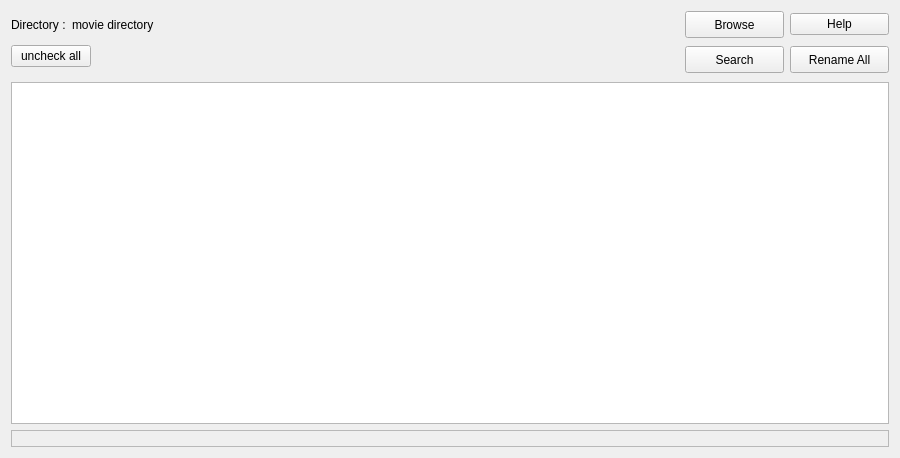
<?xml version="1.0" encoding="UTF-8"?>
<ui version="4.0">
 <class>MainWindow</class>
 <widget class="QMainWindow" name="MainWindow">
  <property name="geometry">
   <rect>
    <x>0</x>
    <y>0</y>
    <width>900</width>
    <height>458</height>
   </rect>
  </property>
  <property name="sizePolicy">
   <sizepolicy hsizetype="Expanding" vsizetype="Expanding">
    <horstretch>0</horstretch>
    <verstretch>0</verstretch>
   </sizepolicy>
  </property>
  <property name="minimumSize">
   <size>
    <width>900</width>
    <height>350</height>
   </size>
  </property>
  <property name="windowTitle">
   <string>Rename with Imdb v1.2</string>
  </property>
  <widget class="QWidget" name="centralWidget">
   <layout class="QGridLayout" name="gridLayout_2">
    <item row="0" column="0">
     <layout class="QHBoxLayout" name="horizontalLayout_3">
      <item>
       <layout class="QVBoxLayout" name="verticalLayout">
        <item>
         <layout class="QHBoxLayout" name="horizontalLayout">
          <item>
           <widget class="QLabel" name="label">
            <property name="sizePolicy">
             <sizepolicy hsizetype="Fixed" vsizetype="Fixed">
              <horstretch>0</horstretch>
              <verstretch>0</verstretch>
             </sizepolicy>
            </property>
            <property name="text">
             <string>Directory :</string>
            </property>
           </widget>
          </item>
          <item>
           <widget class="QLabel" name="labelDir">
            <property name="sizePolicy">
             <sizepolicy hsizetype="Expanding" vsizetype="Fixed">
              <horstretch>0</horstretch>
              <verstretch>0</verstretch>
             </sizepolicy>
            </property>
            <property name="text">
             <string>movie directory</string>
            </property>
           </widget>
          </item>
         </layout>
        </item>
        <item>
         <layout class="QHBoxLayout" name="horizontalLayout_2">
          <item>
           <widget class="QPushButton" name="pushButtonCheck">
            <property name="sizePolicy">
             <sizepolicy hsizetype="Fixed" vsizetype="Fixed">
              <horstretch>0</horstretch>
              <verstretch>0</verstretch>
             </sizepolicy>
            </property>
            <property name="text">
             <string>uncheck all</string>
            </property>
           </widget>
          </item>
          <item>
           <spacer name="horizontalSpacer">
            <property name="orientation">
             <enum>Qt::Horizontal</enum>
            </property>
            <property name="sizeHint" stdset="0">
             <size>
              <width>40</width>
              <height>20</height>
             </size>
            </property>
           </spacer>
          </item>
         </layout>
        </item>
       </layout>
      </item>
      <item>
       <layout class="QGridLayout" name="gridLayout">
        <item row="0" column="2">
         <widget class="QPushButton" name="pushButtonHelp">
          <property name="text">
           <string>Help</string>
          </property>
         </widget>
        </item>
        <item row="1" column="1">
         <widget class="QPushButton" name="pushButtonStart">
          <property name="sizePolicy">
           <sizepolicy hsizetype="Fixed" vsizetype="Fixed">
            <horstretch>0</horstretch>
            <verstretch>0</verstretch>
           </sizepolicy>
          </property>
          <property name="minimumSize">
           <size>
            <width>99</width>
            <height>27</height>
           </size>
          </property>
          <property name="text">
           <string>Search</string>
          </property>
         </widget>
        </item>
        <item row="0" column="1">
         <widget class="QPushButton" name="pushButtonBrowse">
          <property name="sizePolicy">
           <sizepolicy hsizetype="Fixed" vsizetype="Fixed">
            <horstretch>0</horstretch>
            <verstretch>0</verstretch>
           </sizepolicy>
          </property>
          <property name="minimumSize">
           <size>
            <width>99</width>
            <height>27</height>
           </size>
          </property>
          <property name="text">
           <string>Browse</string>
          </property>
         </widget>
        </item>
        <item row="1" column="2">
         <widget class="QPushButton" name="pushButtonApply">
          <property name="sizePolicy">
           <sizepolicy hsizetype="Fixed" vsizetype="Fixed">
            <horstretch>0</horstretch>
            <verstretch>0</verstretch>
           </sizepolicy>
          </property>
          <property name="minimumSize">
           <size>
            <width>99</width>
            <height>27</height>
           </size>
          </property>
          <property name="text">
           <string>Rename All</string>
          </property>
         </widget>
        </item>
        <item row="1" column="0">
         <widget class="QLabel" name="label_loader">
          <property name="sizePolicy">
           <sizepolicy hsizetype="Minimum" vsizetype="Minimum">
            <horstretch>0</horstretch>
            <verstretch>0</verstretch>
           </sizepolicy>
          </property>
          <property name="minimumSize">
           <size>
            <width>32</width>
            <height>32</height>
           </size>
          </property>
          <property name="maximumSize">
           <size>
            <width>32</width>
            <height>32</height>
           </size>
          </property>
          <property name="frameShape">
           <enum>QFrame::NoFrame</enum>
          </property>
          <property name="frameShadow">
           <enum>QFrame::Plain</enum>
          </property>
          <property name="text">
           <string/>
          </property>
         </widget>
        </item>
       </layout>
      </item>
     </layout>
    </item>
    <item row="1" column="0">
     <widget class="QTableWidget" name="tableWidgetDir">
      <property name="lineWidth">
       <number>0</number>
      </property>
      <property name="alternatingRowColors">
       <bool>true</bool>
      </property>
     </widget>
    </item>
    <item row="2" column="0">
     <widget class="QLabel" name="labelStatus">
      <property name="sizePolicy">
       <sizepolicy hsizetype="Expanding" vsizetype="Minimum">
        <horstretch>0</horstretch>
        <verstretch>0</verstretch>
       </sizepolicy>
      </property>
      <property name="minimumSize">
       <size>
        <width>0</width>
        <height>17</height>
       </size>
      </property>
      <property name="frameShape">
       <enum>QFrame::StyledPanel</enum>
      </property>
      <property name="frameShadow">
       <enum>QFrame::Plain</enum>
      </property>
      <property name="text">
       <string/>
      </property>
     </widget>
    </item>
   </layout>
  </widget>
  <widget class="QMenuBar" name="menuBar">
   <property name="geometry">
    <rect>
     <x>0</x>
     <y>0</y>
     <width>900</width>
     <height>25</height>
    </rect>
   </property>
  </widget>
 </widget>
 <layoutdefault spacing="6" margin="11"/>
 <resources/>
 <connections/>
</ui>
